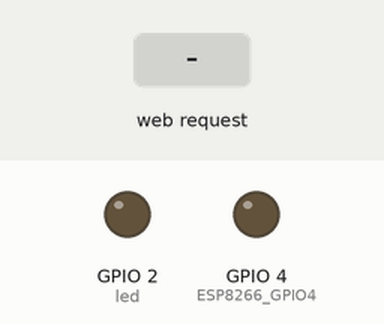
Bench run of a sketch on a simulated ESP8266 (NodeMCU). Parts: output pins drawn as LEDs (lit = HIGH). The inputs (shaded band) are chosen by the test bench. WiFi joins after 1.5 s; servers stay silent unless stated; what the sketch prints to the serial monitor is not drawn.

Above: at 2.7 s.
2.8 s: HTTP request GET /getform?value=1 received
At 4.0 s:
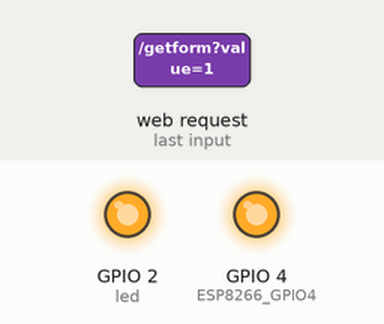
4.3 s: HTTP request GET /getform received
At 5.3 s:
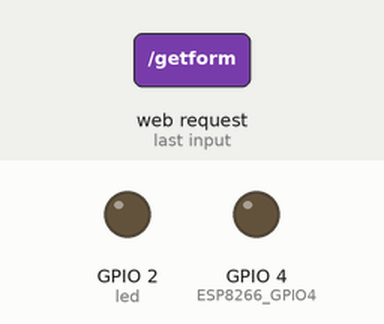
Timing chart, 0 to 7.3 s (numbered marks = the images above; inputs shaded):
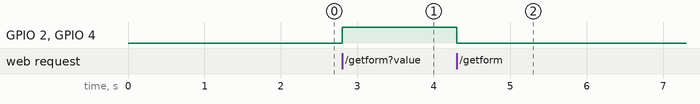

The sketch:

server_test_canllequetes.ino
```cpp
#include <ESP8266WiFi.h>
#include <WiFiClient.h>
#include <ESP8266WebServer.h>
#include <ESP8266mDNS.h>

#ifndef STASSID
#define STASSID "WIFI_EY_0"
#define STAPSK  "23852385"
#endif
#define ESP8266_GPIO4    4


const char* ssid     = STASSID;
const char* password = STAPSK;

IPAddress ip(192,168,0,220);
IPAddress gateway(192,168,0,1);
IPAddress subnet(255,255,255,0);


ESP8266WebServer server(80);

const int led = LED_BUILTIN;

const String postForms = "yeah";

unsigned long previousMillis = 0;
unsigned long interval = 43200000;


void handleRoot() {

  server.send(200, "text/html", postForms);

}


void handleGetArguments(){
  String message = server.arg("value");
  if(message == "1"){
  server.send(200, "text/plain", message);
  digitalWrite( ESP8266_GPIO4, HIGH );
  Serial.println("encendido");
  digitalWrite(led, 1);
  }else{
    server.send(200, "text/plain", message);
    digitalWrite( ESP8266_GPIO4, LOW );
    Serial.println("apagado");
    digitalWrite(led, 0);
    }
  }

void setup(void) {
  pinMode(led, OUTPUT);
  pinMode( ESP8266_GPIO4, OUTPUT );
  digitalWrite(led, 0);
  Serial.begin(115200);
  WiFi.mode(WIFI_STA);
  WiFi.config(ip, gateway, subnet);

  WiFi.begin(ssid, password);
  Serial.println("");

  // Wait for connection
  while (WiFi.status() != WL_CONNECTED) {
    delay(500);
    Serial.print(".");
  }
  Serial.println("");
  Serial.print("Connected to ");
  Serial.println(ssid);
  Serial.print("IP address: ");
  Serial.println(WiFi.localIP());
  WiFi.setAutoReconnect(true);
  WiFi.persistent(true);

  if (MDNS.begin("esp8266")) {
    Serial.println("MDNS responder started");
  }

  server.on("/", handleRoot);


  server.on("/getform", handleGetArguments);

  server.begin();
  Serial.println("HTTP server started");
}

void loop(void) {
  server.handleClient();

//print the Wi-Fi status every 30 seconds
  unsigned long currentMillis = millis();
  if (currentMillis - previousMillis >=interval){
    switch (WiFi.status()){
      case WL_NO_SSID_AVAIL:
        Serial.println("Configured SSID cannot be reached");
        break;
      case WL_CONNECTED:
        Serial.println("Connection successfully established");
        break;
      case WL_CONNECT_FAILED:
        Serial.println("Connection failed");
        ESP.restart();
        break;
    }
    Serial.printf("Connection status: %d\n", WiFi.status());
    Serial.print("RRSI: ");
    Serial.println(WiFi.RSSI());
    previousMillis = currentMillis;
  }


}
```

Measured:
- after the input at 2.8 s, GPIO 2 (led), GPIO 4 (ESP8266_GPIO4): LOW → HIGH at once
- after the input at 4.3 s, GPIO 2 (led), GPIO 4 (ESP8266_GPIO4): HIGH → LOW at once
